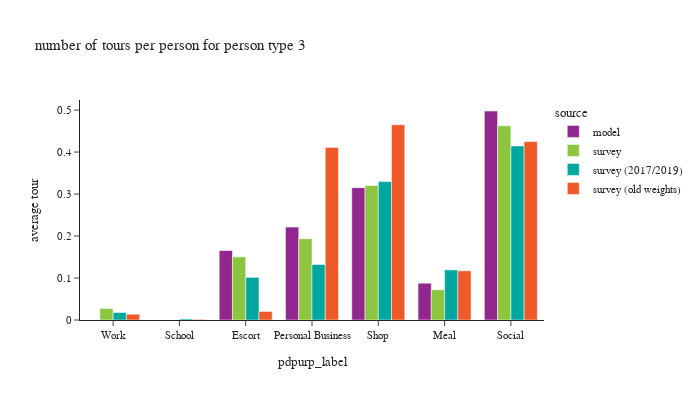

Source (notebook cell):
### Code cell
plot_by_pptyp(df_tour, '3')

### Figure 1 — Plotly figure (JSON) as saved in the notebook; plotly's stock layout.template omitted (floating-point values rounded to 4 significant figures)
{"data": [{"alignmentgroup": "True", "hovertemplate": "source=model<br>pdpurp_label=%{x}<br>average tour=%{y}<extra></extra>", "legendgroup": "model", "marker": {"color": "#91268F", "pattern": {"shape": ""}}, "name": "model", "offsetgroup": "model", "orientation": "v", "showlegend": true, "textposition": "auto", "type": "bar", "x": ["Work", "School", "Escort", "Personal Business", "Shop", "Meal", "Social"], "xaxis": "x", "y": [0.0, 0.0, 0.1655, 0.2213, 0.3153, 0.08763, 0.4978], "yaxis": "y"}, {"alignmentgroup": "True", "hovertemplate": "source=survey<br>pdpurp_label=%{x}<br>average tour=%{y}<extra></extra>", "legendgroup": "survey", "marker": {"color": "#8CC63E", "pattern": {"shape": ""}}, "name": "survey", "offsetgroup": "survey", "orientation": "v", "showlegend": true, "textposition": "auto", "type": "bar", "x": ["Work", "School", "Escort", "Personal Business", "Shop", "Meal", "Social"], "xaxis": "x", "y": [0.02724, 7.728e-05, 0.1505, 0.1936, 0.3203, 0.07186, 0.4625], "yaxis": "y"}, {"alignmentgroup": "True", "hovertemplate": "source=survey (2017/2019)<br>pdpurp_label=%{x}<br>average tour=%{y}<extra></extra>", "legendgroup": "survey (2017/2019)", "marker": {"color": "#00A7A0", "pattern": {"shape": ""}}, "name": "survey (2017/2019)", "offsetgroup": "survey (2017/2019)", "orientation": "v", "showlegend": true, "textposition": "auto", "type": "bar", "x": ["Work", "School", "Escort", "Personal Business", "Shop", "Meal", "Social"], "xaxis": "x", "y": [0.01787, 0.002631, 0.1015, 0.1322, 0.3297, 0.1194, 0.4146], "yaxis": "y"}, {"alignmentgroup": "True", "hovertemplate": "source=survey (old weights)<br>pdpurp_label=%{x}<br>average tour=%{y}<extra></extra>", "legendgroup": "survey (old weights)", "marker": {"color": "#F05A28", "pattern": {"shape": ""}}, "name": "survey (old weights)", "offsetgroup": "survey (old weights)", "orientation": "v", "showlegend": true, "textposition": "auto", "type": "bar", "x": ["Work", "School", "Escort", "Personal Business", "Shop", "Meal", "Social"], "xaxis": "x", "y": [0.01375, 0.001582, 0.02035, 0.4111, 0.465, 0.1173, 0.4249], "yaxis": "y"}], "layout": {"barmode": "group", "font": {"size": 11}, "height": 400, "legend": {"title": {"text": "source"}, "tracegroupgap": 0}, "title": {"text": "number of tours per person for person type 3"}, "width": 700, "xaxis": {"anchor": "y", "domain": [0.0, 1.0], "title": {"text": "pdpurp_label"}}, "yaxis": {"anchor": "x", "domain": [0.0, 1.0], "tickformat": ".2", "title": {"text": "average tour"}}}}
